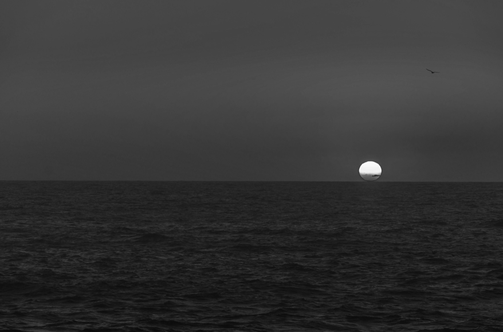
#> input picture EJERCICIOS/EJ07/atardecer.png, 503 x 332 px, shrunk from 878 x 579 before the run
$ python ej071.py
#> lines starting #> are read from the running program, lines starting #| are printed output that depends on the picture; after the words box and inside, x2 and y2 are one past the last pixel; in counts of white or black regions, pixels touching at a corner belong together
import cv2
import numpy as np
from collections import Counter
import matplotlib.pyplot as plt
import math
import itertools

sunset = cv2.imread("atardecer.png")
#> sunset is the input picture: shape (332, 503, 3); min 9, max 255, mean 52.3
drops = cv2.imread("gotas.png")
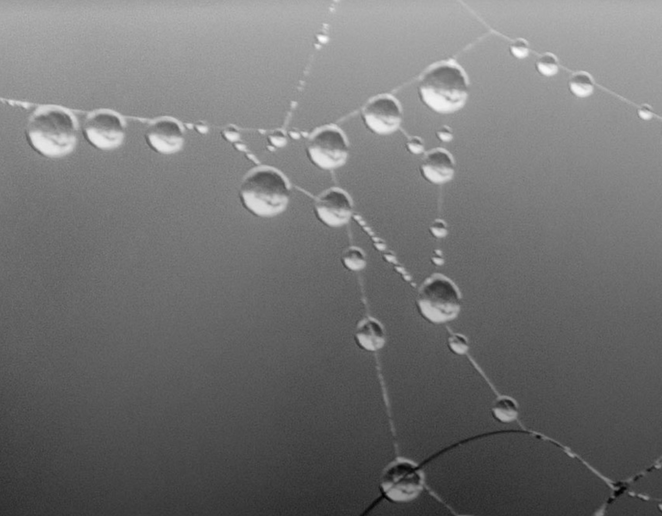
#> input picture EJERCICIOS/EJ07/gotas.png, 662 x 516 px, shrunk from 1154 x 900 before the run
#> drops is the input picture: shape (516, 662, 3); min 1, max 255, mean 114.2
tazmania = cv2.imread("tazmania.png")
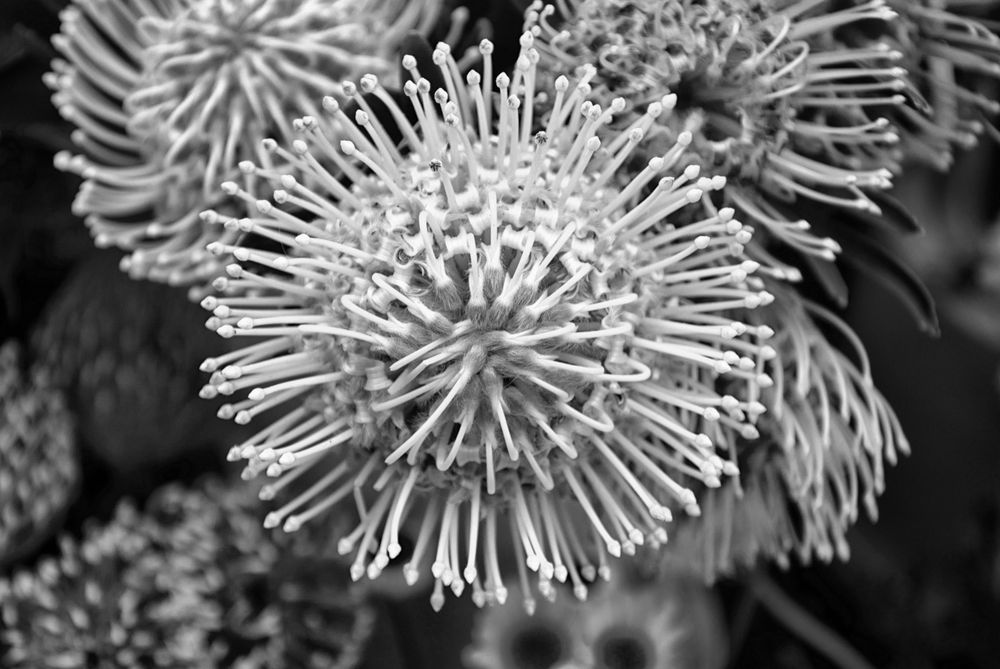
#> input picture EJERCICIOS/EJ07/tazmania.png, 1000 x 669 px, shrunk from 1744 x 1166 before the run
#> tazmania is the input picture: shape (669, 1000, 3); min 0, max 255, mean 104.7

def print_img(img, nombre):
    cv2.imshow(nombre, img)
    cv2.waitKey(0)
    cv2.destroyAllWindows()

def sunset_segmentation(sunset):
    print(sunset.shape)
#| (332, 503, 3)
    # saco la gaviota
    sun = cv2.medianBlur(sunset,5)
    print_img(sun, "media")

    #saco la luna.
    kernel = np.ones((5, 5), np.uint8)
    gav = cv2.erode(sunset, kernel)
    for i in range(8):
        gav = cv2.erode(gav, kernel)
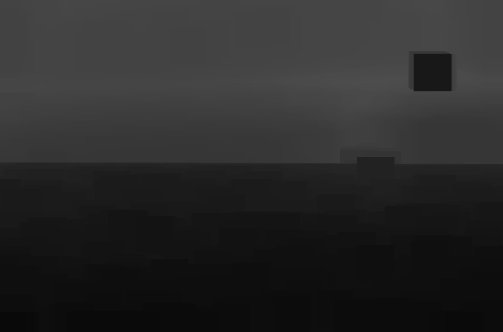
#> gav: shape (332, 503, 3); min 9, max 77, mean 41.4

    gav = cv2.dilate(gav,kernel,iterations = 8)

    # para sacar el perimetro de cada una
    kernel = np.array([[0,1,0],[1,1,1],[0,1,0]], np.uint8)
    sun_erode = cv2.erode(sun, kernel)
    gav_erode = cv2.erode(gav, kernel)

    segm_gav = gav-gav_erode

    segm_sun = sun-sun_erode
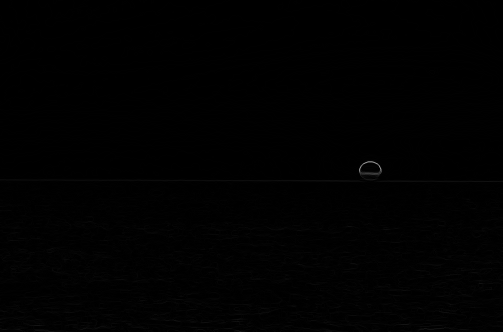
#> segm_sun: shape (332, 503, 3); min 0, max 146, mean 0.9

    _, thresh1 = cv2.threshold(segm_gav,15,255,cv2.THRESH_BINARY)
#> thresh1: shape (332, 503, 3); 0.02% white in thin lines or dots, all inside (x1, y1, x2, y2) = (372, 68, 437, 179)
    _, thresh2 = cv2.threshold(segm_sun,30,255,cv2.THRESH_BINARY)
#> thresh2: shape (332, 503, 3); 0.07% white in thin lines or dots, all inside (x1, y1, x2, y2) = (359, 161, 382, 175)
    tresholding_img = thresh2+thresh1
    pixels = np.where(tresholding_img == 255)
    permutaciones = list(set(itertools.permutations([-1, -1, 1, 1, 0], 2)))
    for r,c in zip(pixels[0], pixels[1]):
        for mr, mc in permutaciones:

            sunset[r+mr][c+mc] = (255,255,0)
#> this loop made 447 passes
#> (r, c) on passes 1 to 3: (68, 433), (68, 433), (68, 433)
    print_img(sunset, "gaviota perimtro")

def morph_gradient(tazmania):
    print_img(tazmania, "original")
    kernel = np.ones((5, 5), np.uint8)
    gradiente = cv2.morphologyEx(tazmania, cv2.MORPH_GRADIENT, kernel)
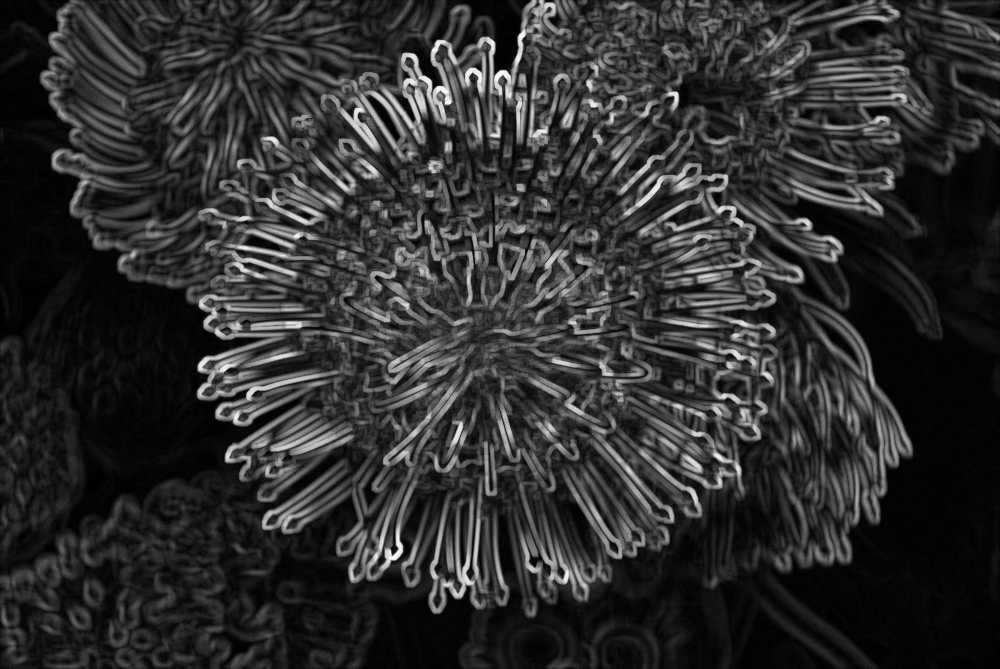
#> gradiente: shape (669, 1000, 3); min 0, max 253, mean 47.1
    gradiente = np.abs(gradiente)
    cv2.imwrite("gradiente.png", gradiente)
    print_img(gradiente, "gradiente")

def drops_segmentations(drops):
    print_img(drops,"original")
    kernel=  np.ones((60, 60), np.uint8)
    tophat = cv2.morphologyEx(drops, cv2.MORPH_TOPHAT, kernel)
    tophat = cv2.cvtColor(tophat, cv2.COLOR_BGR2GRAY)
#> tophat: shape (516, 662)
    _, threshed = cv2.threshold(tophat,70,255,cv2.THRESH_BINARY)
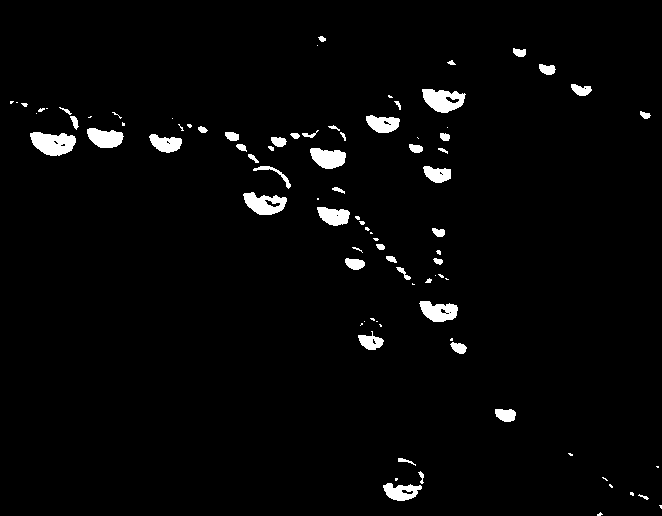
#> threshed: shape (516, 662); 2.6% white; 90 white regions (42 under 20 px), largest, box (x1, y1, x2, y2) and area: (30, 132, 76, 156) 791, (422, 89, 466, 113) 694, (243, 192, 287, 215) 629
    kernel2 = np.ones((9, 9), np.uint8)
    eroded = cv2.erode(threshed, kernel2)
#> eroded: shape (516, 662); 0.24% white; 18 white regions (10 under 20 px), largest, box (x1, y1, x2, y2) and area: (316, 153, 341, 164) 149, (93, 133, 118, 144) 145, (36, 137, 58, 151) 130
    dilated = cv2.dilate(eroded, kernel2)
#> dilated: shape (516, 662); 1.3% white; 16 white regions, largest, box (x1, y1, x2, y2) and area: (312, 149, 345, 168) 501, (89, 129, 122, 148) 497, (32, 133, 62, 155) 482
    kernel3 = np.ones((3, 3), np.uint8)
    eroded2 = cv2.erode(dilated, kernel3)
#> eroded2: shape (516, 662); 0.96% white; 16 white regions, largest, box (x1, y1, x2, y2) and area: (313, 150, 344, 167) 401, (90, 130, 121, 147) 397, (33, 134, 61, 154) 382
    border = dilated-eroded2
#> border: shape (516, 662); 0.32% white in thin lines or dots, all inside (x1, y1, x2, y2) = (32, 89, 515, 500)
    border = border == 255 ## creo una mascara booleana con true donde es 255
    drops[border] = (0,0,255)
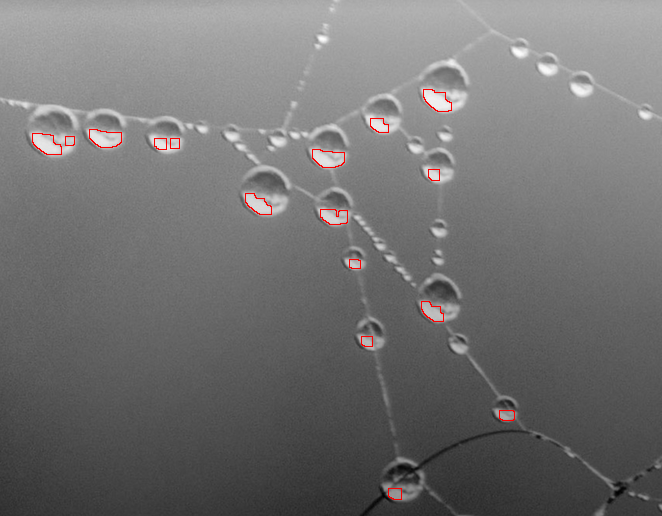
#> drops: shape (516, 662, 3); 0.32% of pixels changed, all inside (x1, y1, x2, y2) = (32, 89, 515, 500)
    print_img(drops,"segmentada")


if __name__ == "__main__":
    sunset_segmentation(sunset)
    morph_gradient(tazmania)
    drops_segmentations(drops)
